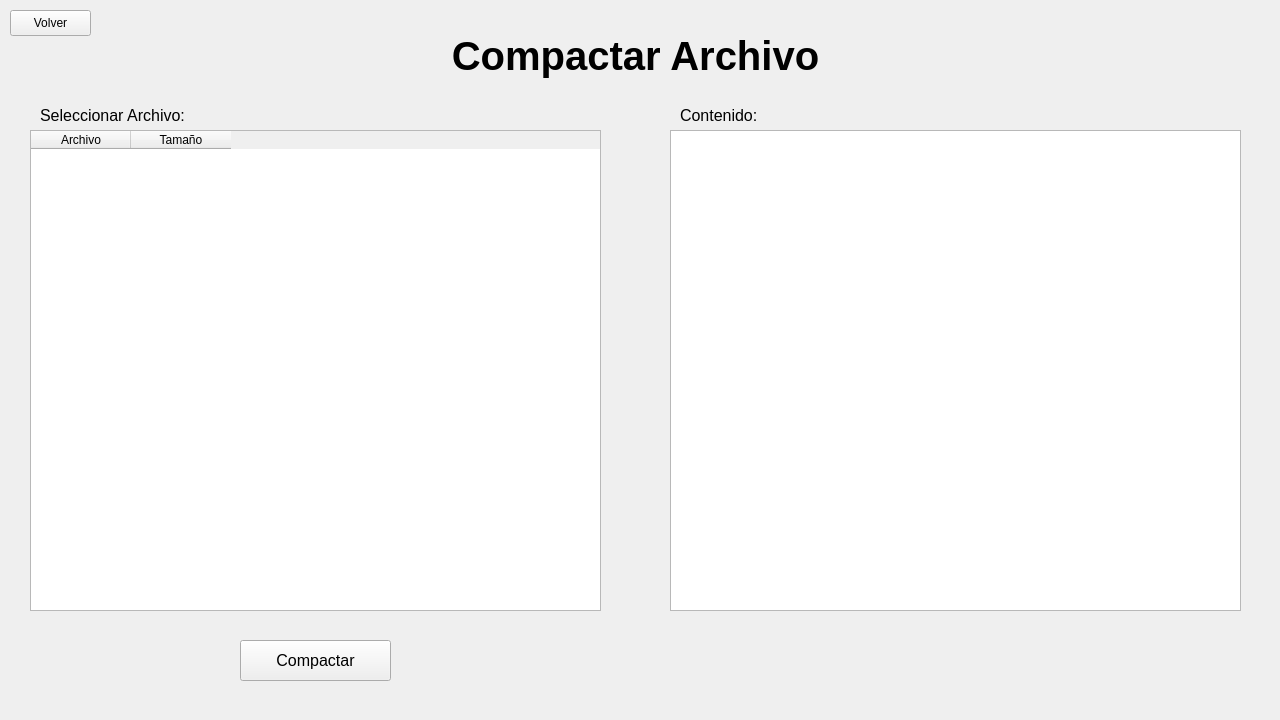
<?xml version="1.0" encoding="UTF-8"?>
<ui version="4.0">
 <class>compactFile</class>
 <widget class="QWidget" name="compactFile">
  <property name="geometry">
   <rect>
    <x>0</x>
    <y>0</y>
    <width>1280</width>
    <height>720</height>
   </rect>
  </property>
  <property name="windowTitle">
   <string>Form</string>
  </property>
  <widget class="QTableWidget" name="tableFile">
   <property name="geometry">
    <rect>
     <x>30</x>
     <y>130</y>
     <width>571</width>
     <height>481</height>
    </rect>
   </property>
   <column>
    <property name="text">
     <string>Archivo</string>
    </property>
   </column>
   <column>
    <property name="text">
     <string>Tamaño</string>
    </property>
   </column>
  </widget>
  <widget class="QLabel" name="label_2">
   <property name="geometry">
    <rect>
     <x>430</x>
     <y>30</y>
     <width>411</width>
     <height>51</height>
    </rect>
   </property>
   <property name="font">
    <font>
     <pointsize>30</pointsize>
     <bold>true</bold>
    </font>
   </property>
   <property name="text">
    <string>Compactar Archivo</string>
   </property>
   <property name="scaledContents">
    <bool>false</bool>
   </property>
   <property name="alignment">
    <set>Qt::AlignmentFlag::AlignCenter</set>
   </property>
   <property name="wordWrap">
    <bool>false</bool>
   </property>
  </widget>
  <widget class="QPushButton" name="back_btn">
   <property name="geometry">
    <rect>
     <x>10</x>
     <y>10</y>
     <width>81</width>
     <height>26</height>
    </rect>
   </property>
   <property name="text">
    <string>Volver</string>
   </property>
  </widget>
  <widget class="QTextEdit" name="textFile">
   <property name="geometry">
    <rect>
     <x>670</x>
     <y>130</y>
     <width>571</width>
     <height>481</height>
    </rect>
   </property>
  </widget>
  <widget class="QPushButton" name="compact_btn">
   <property name="geometry">
    <rect>
     <x>240</x>
     <y>640</y>
     <width>151</width>
     <height>41</height>
    </rect>
   </property>
   <property name="font">
    <font>
     <pointsize>12</pointsize>
    </font>
   </property>
   <property name="text">
    <string>Compactar</string>
   </property>
  </widget>
  <widget class="QLabel" name="label">
   <property name="geometry">
    <rect>
     <x>40</x>
     <y>100</y>
     <width>151</width>
     <height>31</height>
    </rect>
   </property>
   <property name="font">
    <font>
     <pointsize>12</pointsize>
    </font>
   </property>
   <property name="text">
    <string>Seleccionar Archivo:</string>
   </property>
  </widget>
  <widget class="QLabel" name="label_3">
   <property name="geometry">
    <rect>
     <x>680</x>
     <y>100</y>
     <width>91</width>
     <height>31</height>
    </rect>
   </property>
   <property name="font">
    <font>
     <pointsize>12</pointsize>
    </font>
   </property>
   <property name="text">
    <string>Contenido:</string>
   </property>
  </widget>
 </widget>
 <resources/>
 <connections/>
</ui>
